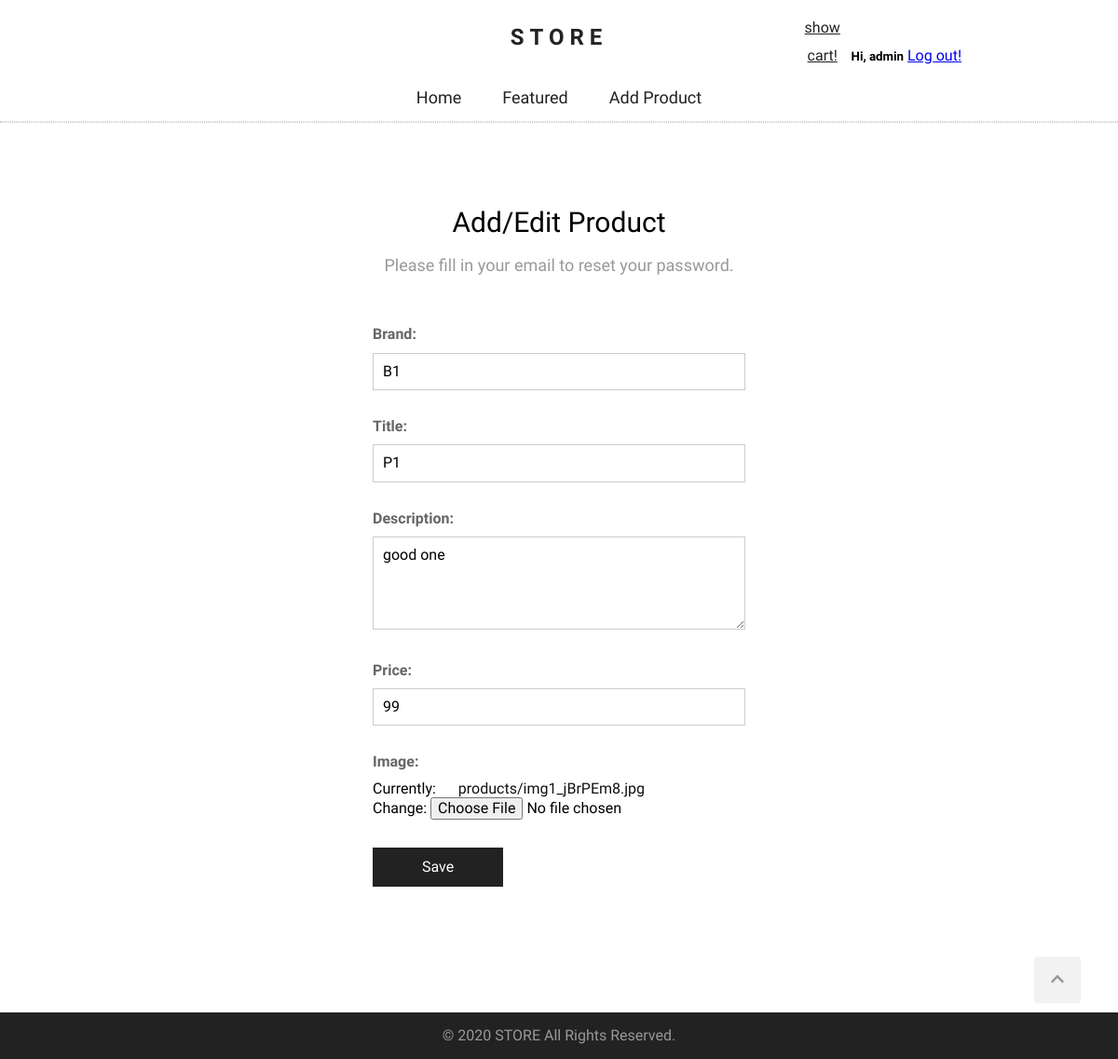
Page /products/edit/1/ (signed in) on the committed database.
### products/models.py (models this page shows, shortened)
class Product(models.Model):
    title = models.CharField(max_length=100)
    description = models.TextField(max_length=500, blank=True, null=True)
    price = models.PositiveIntegerField()
    created_at = models.DateTimeField(auto_now_add=True)
    brand = models.CharField(max_length=100)
    image = models.ImageField(upload_to='products', null=True)

### products/views.py (the view)
# urls.py: path('products/edit/<int:pk>/', product_edit, name='product_edit'),
def product_edit(request, pk):
    if request.user.is_authenticated and request.user.is_superuser:
        product = get_object_or_404(Product, pk=pk)
        if request.method == 'POST':
            form = AddProductForm(request.POST, request.FILES, instance=product)
            if form.is_valid():
                form.save()
                return render(request, "products/product-added.html")
        else:
            form = AddProductForm(instance=product)
        return render(request, "products/product-add.html", {'form': form})
    else:
        return redirect('products_list')

### products/forms.py
class AddProductForm(ModelForm):
    class Meta:
        model = Product
        fields = ('brand', 'title', 'description', 'price', 'image')

### templates/products/product-add.html (shortened to what this page needs)
{% extends "base.html" %}
{% block content %}
<section class="form-section">
    <h2 class="section-headline">Add/Edit Product</h2>
    <p class="section-description">
        Please fill in your email to reset your password.
    </p>
    <div class="form">
        <form action="" method="post" enctype="multipart/form-data">
            {{ form.as_p }}
            <p>
                <button type="submit">Save</button>
            </p>
        </form>
    </div>
</section>
{% endblock %}

### templates/base.html (shortened to what this page needs)
{% load static %}
<!DOCTYPE html>
<html lang="en">
<head>
    <link rel="stylesheet" href="{% static 'css/normalize.css' %}" />
    <link rel="stylesheet" href="{% static 'css/style.css' %}" />
</head>
<body>
    <div class="wrapper">
        <header>
            <h1 id="logo">
                <a href="{% url 'home' %}">STORE</a>
            </h1>
            <nav>
                <ul class="navbar">
                    <li><a href="{% url 'home' %}">home</a></li>
                    <li><a href="{% url 'home' %}">featured</a></li>
                    <li><a href="{% url 'product_add' %}">add product</a></li>
                </ul>
            </nav>
            <div id="controls">
                <div id="cart">
                        <a style="display: inline-block;" href="{% url 'cart' %}">show cart!</a>
                </div>
                {% if user.is_authenticated %}
                        <h5 style="display: inline-block;">Hi, {{user.username}}</h5>
                        <a style="display: inline-block;" href="{% url 'logout' %}">Log out!</a>
                {% else %}
                    <a style="display: inline-block;" href="{% url 'login' %}">Log in!</a>
                    <a style="display: inline-block;" href="{% url 'signup' %}">sign up!</a>
                {% endif %}
            </div>
        </header>
        <main>
            {% block content %} {% endblock %}
        </main>
    </div>
    <footer>
        <a href="#" id="scroll-up">
            <i class="fas fa-chevron-up"></i>
        </a>
        <p>&copy; 2020 STORE All Rights Reserved.</p>
    </footer>
</body>
</html>
</html>

### static/css/style.css (style rules this page uses)
html { scroll-behavior: smooth; }
body { margin: 0; font-family: 'Questrial', sans-serif; }
.wrapper { min-height: calc(100vh - 50px); }
header { height: auto; border-bottom: 1px dotted #ccc; }
#logo { text-align: center; font-family: 'Domine', serif; font-size: 24px; letter-spacing: 6px; line-height: 80px; margin: 0; }
#logo a { color: #222; text-decoration: none; }
#controls { position: absolute; top: 15px; right: 14%; }
#controls #cart { position: relative; display: inline-block; width: 30px; line-height: 30px; text-align: center; cursor: pointer; margin-right: 16px; }
#controls #cart a { color: #222; }
.navbar { list-style: none; margin: 0; padding: 0; text-align: center; border-bottom: 1px dotted #ccc; }
.navbar li { display: inline-block; }
.navbar a { display: block; padding: 0 20px; text-decoration: none; text-transform: capitalize; font-size: 18px; color: #222; line-height: 50px; transition-duration: .3s; }
main { max-width: 960px; text-align: center; margin: 90px auto 90px auto; }
.section-headline { font-size: 30px; font-weight: normal; margin: 0; }
.section-description { color: #999; font-size: 18px; }
.form-section { overflow: auto; width: 100%; }
.form { max-width: 400px; margin: 45px auto; padding: 0 20px; }
.form p { margin: 0 0 20px 0; text-align: left; }
.form label { display: block; padding: 10px 0; color: #666; font-weight: bold; }
.form input[type=text], .form input[type=email], .form input[type=number], .form input[type=password], .form select { padding: 10px; max-width: 400px; width: 100%; border: 1px solid #ccc; box-sizing: border-box; }
.form textarea { max-width: 400px; min-height: 100px; width: 100%; height: 100px; padding: 10px; box-sizing: border-box; font-family: inherit; font-size: inherit; border: 1px solid #ccc; }
.form button { width: 140px; line-height: 40px; font-size: 16px; background: #222; color: #fff; border: none; cursor: pointer; margin-top: 10px; transition-duration: .3s; }
.form a { text-decoration: none; color: #111; margin-left: 20px; }
footer { background-color: #222; height: 50px; color: #999; text-align: center; line-height: 50px; }
footer p { margin: 0; }
#scroll-up { width: 50px; height: 50px; background-color: #f2f2f2; bottom: 60px; right: 40px; position: fixed; border-radius: 4px; cursor: pointer; color: #999; }

### rows in the picture
Product: brand "B1", title "P1", description "good one", price "99"

### other values in the picture
{{ user.username }} "admin"
